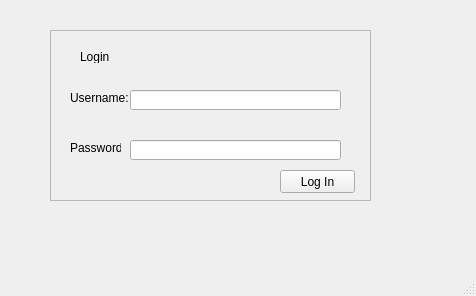
<?xml version="1.0" encoding="UTF-8"?>
<ui version="4.0">
 <class>MainWindow</class>
 <widget class="QMainWindow" name="MainWindow">
  <property name="geometry">
   <rect>
    <x>0</x>
    <y>0</y>
    <width>476</width>
    <height>296</height>
   </rect>
  </property>
  <property name="windowTitle">
   <string>MainWindow</string>
  </property>
  <widget class="QWidget" name="centralwidget">
   <widget class="QFrame" name="frame">
    <property name="geometry">
     <rect>
      <x>50</x>
      <y>30</y>
      <width>321</width>
      <height>171</height>
     </rect>
    </property>
    <property name="frameShape">
     <enum>QFrame::StyledPanel</enum>
    </property>
    <property name="frameShadow">
     <enum>QFrame::Raised</enum>
    </property>
    <widget class="QLabel" name="label">
     <property name="geometry">
      <rect>
       <x>30</x>
       <y>20</y>
       <width>47</width>
       <height>13</height>
      </rect>
     </property>
     <property name="text">
      <string>Login</string>
     </property>
    </widget>
    <widget class="QLabel" name="label_2">
     <property name="geometry">
      <rect>
       <x>20</x>
       <y>60</y>
       <width>61</width>
       <height>16</height>
      </rect>
     </property>
     <property name="text">
      <string>Username:</string>
     </property>
    </widget>
    <widget class="QLineEdit" name="UserName">
     <property name="geometry">
      <rect>
       <x>80</x>
       <y>60</y>
       <width>211</width>
       <height>20</height>
      </rect>
     </property>
    </widget>
    <widget class="QLabel" name="label_3">
     <property name="geometry">
      <rect>
       <x>20</x>
       <y>110</y>
       <width>51</width>
       <height>16</height>
      </rect>
     </property>
     <property name="text">
      <string>Password:</string>
     </property>
    </widget>
    <widget class="QLineEdit" name="Password">
     <property name="geometry">
      <rect>
       <x>80</x>
       <y>110</y>
       <width>211</width>
       <height>20</height>
      </rect>
     </property>
    </widget>
    <widget class="QPushButton" name="LogIN">
     <property name="geometry">
      <rect>
       <x>230</x>
       <y>140</y>
       <width>75</width>
       <height>23</height>
      </rect>
     </property>
     <property name="text">
      <string>Log In</string>
     </property>
    </widget>
   </widget>
  </widget>
  <widget class="QMenuBar" name="menubar">
   <property name="geometry">
    <rect>
     <x>0</x>
     <y>0</y>
     <width>476</width>
     <height>26</height>
    </rect>
   </property>
  </widget>
  <widget class="QStatusBar" name="statusbar"/>
 </widget>
 <resources/>
 <connections/>
</ui>
